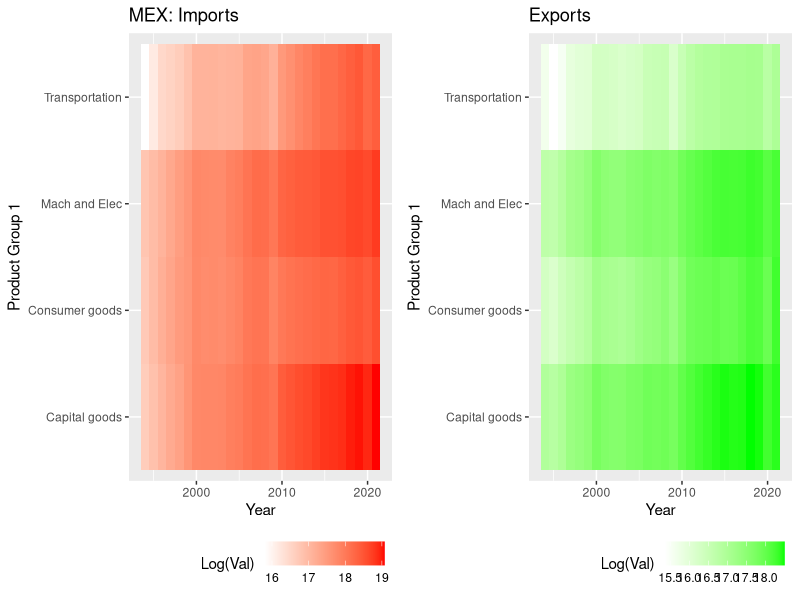
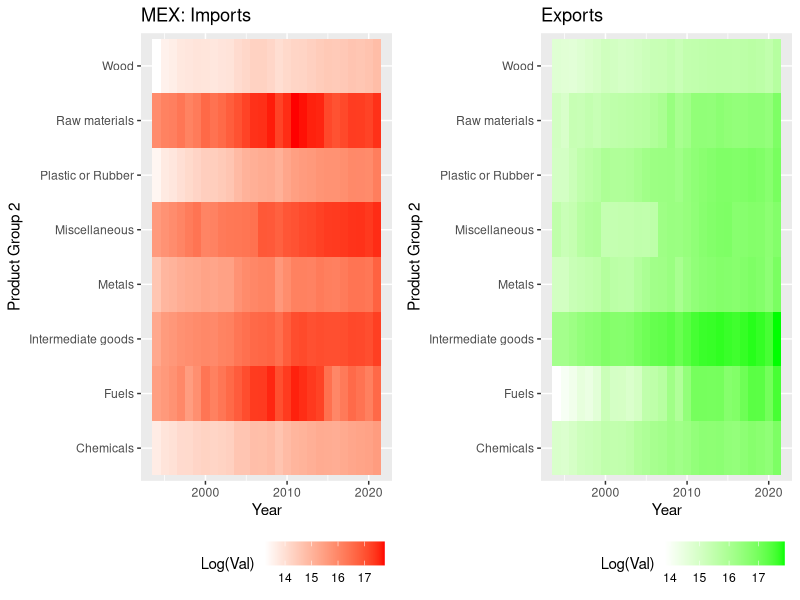
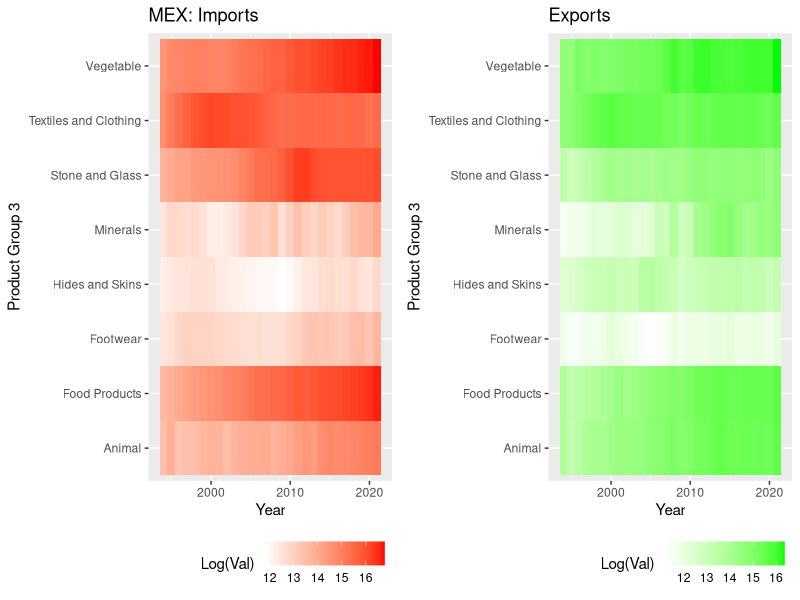
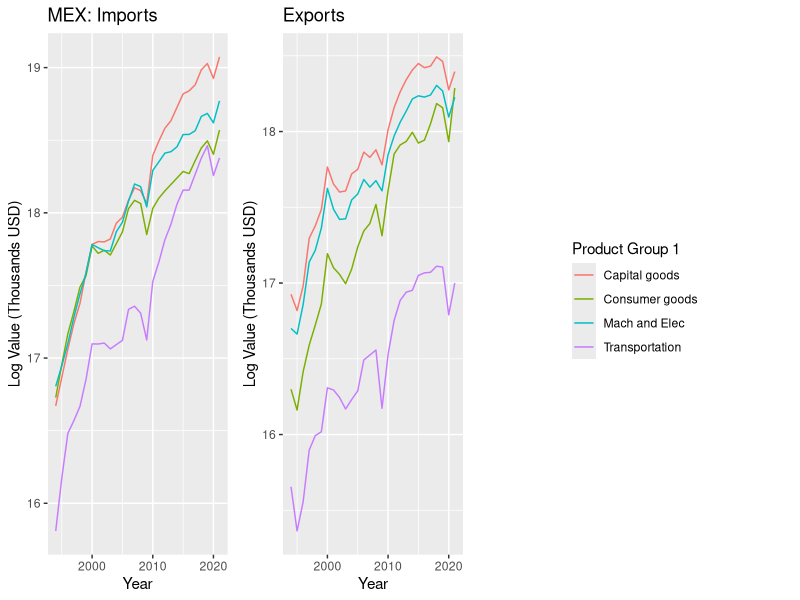
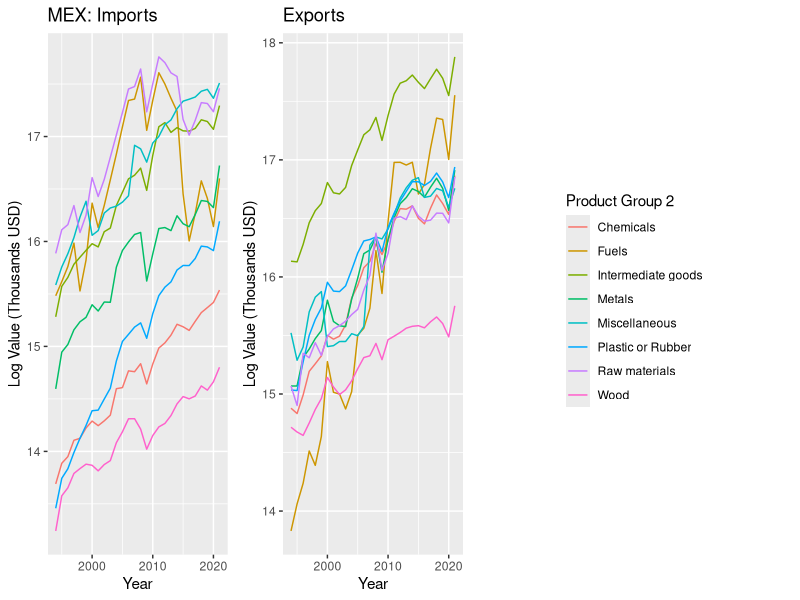
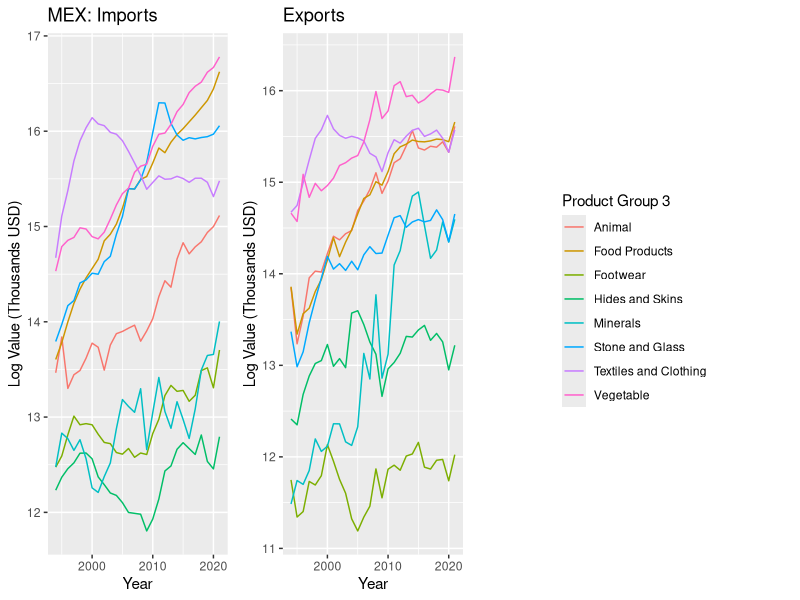
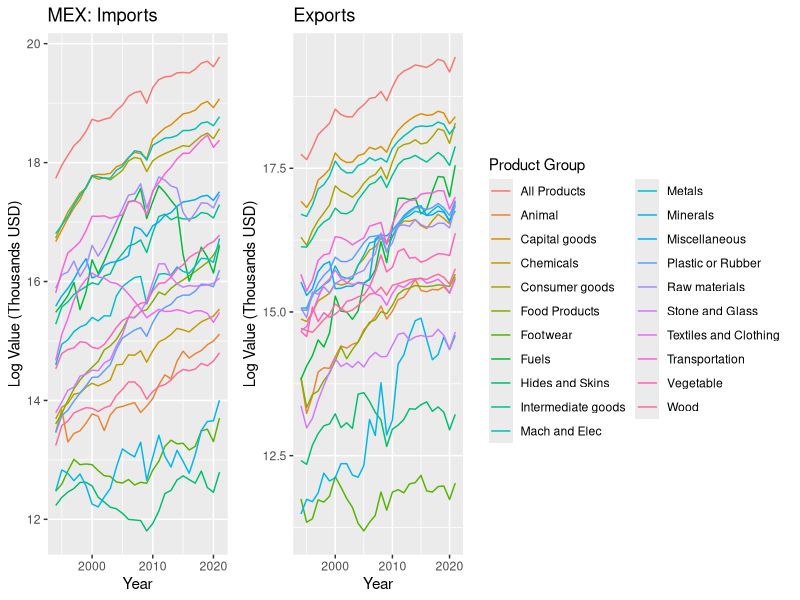
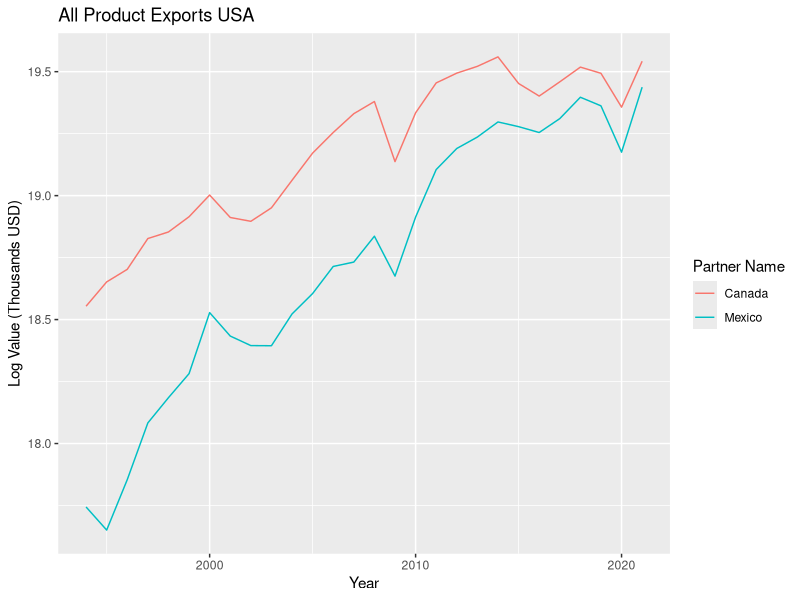

These figures' R source, in order:
#Bring in required libraries.
rm(list=ls())
library(readr)
library(tidyverse)
library(tidyr)
library(stringr)
library(dplyr)
library(ggplot2)
library(cowplot)
options(knitr.kable.N = Inf, knitr.kable.longtable = TRUE)
#Data Cleaning Process:
#Data was converted from .xls to .csv.
######################################################
#Data Read Ins:
CAN_exp = read_csv("CAN_exp.csv") 
CAN_imp = read_csv("CAN_Imp.csv") 
MEX_exp = read_csv("MEX_exp.csv") 
MEX_imp = read_csv("MEX_imp.csv") 

#############################################################
#CANADA wrangle:
#Turning my data sets long and setting the Primary Key as year being the columns, which will now be rows instead so we also create a value column.
CAN_exp_long = gather(CAN_exp, key = "Year", value = "Value", -`Reporter Name`, -`Partner Name`, -`Trade Flow`, -`Product Group`, -`Indicator`)
CAN_imp_long = gather(CAN_imp, key = "Year", value = "Value", -`Reporter Name`, -`Partner Name`, -`Trade Flow`, -`Product Group`, -`Indicator`)

#merging my long export and import data sets for Canada using bind_rows instead of column_bind since this is long. We turned our years 1991-2021 as our obs. 
tidy_CAN_data = bind_rows(CAN_exp_long, CAN_imp_long)

#########################################################################################
#MEXICO wrangle: Exact same process as above. 

MEX_exp_long = gather(MEX_exp, key = "Year", value = "Value", -`Reporter Name`, -`Partner Name`, -`Trade Flow`, -`Product Group`, -`Indicator`)
MEX_imp_long = gather(MEX_imp, key = "Year", value = "Value", -`Reporter Name`, -`Partner Name`, -`Trade Flow`, -`Product Group`, -`Indicator`)

tidy_MEX_data = bind_rows(MEX_exp_long, MEX_imp_long)

###############################################################################################
#Final merging of data sets:

trade_volume_df = bind_rows(tidy_CAN_data, tidy_MEX_data)

##################################################################################################
#Make sure final data frame is tidy and has no corrupt, garbage, NA's, or need for transformations 

sum(is.na(trade_volume_df)) #No NA Values
str(trade_volume_df) #From Conversions we should turn year into numeric from char, all my categorical variables should also be converted to factors and their corresponding levels 

trade_volume_df$Year = as.numeric(trade_volume_df$Year)
trade_volume_df$`Partner Name` <- as.factor(trade_volume_df$`Partner Name`)
trade_volume_df$`Trade Flow` <- as.factor(trade_volume_df$`Trade Flow`)
trade_volume_df$`Product Group` <- as.factor(trade_volume_df$`Product Group`)

# Remove the Indicator column
trade_volume_df <- trade_volume_df %>% select(-`Indicator`)

#arrange my final data set column order
trade_volume_df <- trade_volume_df %>%
  select(`Reporter Name`, `Year`, `Partner Name`, `Trade Flow`, `Product Group`, Value)


# Convert Value from Thousands in USD to log(Thousands In USD)

trade_volume_df$Value <- log(trade_volume_df$Value)

str(trade_volume_df)

save(trade_volume_df, file = "trade_volume_data.RData")
#Now in Billions of USD

summary_stats <- trade_volume_df %>%
  group_by(`Product Group`) %>%
  summarize(
    Max_Value = max(Value),
    Min_Value = min(Value),
    mean_value = mean(Value),
    sd_value = sd(Value)
  )  %>%
  arrange(desc(mean_value))

#Visualization 1

knitr::kable(summary_stats)

#I was thinking of removing some Product Group members but I rather group them then remove them now that I think about it. Ill most likely do this in the next step for the project. I think I plan on making 3 groups of 7 from the 21. 

#product_groups_to_remove <- c("Footwear", "Hides and Skins", "Animal", "Minerals", "Miscellaneous", "Stone and Glass")
# Remove rows with specified Product Groups
#trade_volume_df <- trade_volume_df %>%
# filter(!`Product Group` %in% product_groups_to_remove)


group_1 <- c("Capital goods", "Consumer goods", "Mach and Elec", "Transportation")

group_2 <- c("Intermediate goods", "Fuels", "Raw materials", "Miscellaneous", "Metals", "Chemicals", "Plastic or Rubber","Wood")

group_3 <- c("Vegetable", "Food Products", "Stone and Glass", "Textiles and Clothing", "Animal", "Minerals","Hides and Skins", "Footwear")

group1_df <- trade_volume_df[trade_volume_df$`Product Group` %in% group_1, ]

group2_df <- trade_volume_df[trade_volume_df$`Product Group` %in% group_2, ]

group3_df <- trade_volume_df[trade_volume_df$`Product Group` %in% group_3, ]


################################################################################################
#Explore: 
#Group 1
g1mexico_data_imp <- group1_df %>%  
  filter(`Partner Name` == "Mexico", `Trade Flow` == "Import")

g1mexico_data_exp <- group1_df %>%  
  filter(`Partner Name` == "Mexico", `Trade Flow` == "Export")

g1canda_data_imp <- group1_df %>%   
  filter(`Partner Name` == "Canada",  `Trade Flow` == "Import")

g1canda_data_exp <- group1_df %>%  
  filter(`Partner Name` == "Canada",  `Trade Flow` == "Export")

#Group 2

g2mexico_data_imp <- group2_df %>%  
  filter(`Partner Name` == "Mexico", `Trade Flow` == "Import")

g2mexico_data_exp <- group2_df %>%  
  filter(`Partner Name` == "Mexico", `Trade Flow` == "Export")

g2canda_data_imp <- group2_df %>%   
  filter(`Partner Name` == "Canada",  `Trade Flow` == "Import")

g2canda_data_exp <- group2_df %>%  
  filter(`Partner Name` == "Canada",  `Trade Flow` == "Export")

#Group 3

g3mexico_data_imp <- group3_df %>%  
  filter(`Partner Name` == "Mexico", `Trade Flow` == "Import")

g3mexico_data_exp <- group3_df %>%  
  filter(`Partner Name` == "Mexico", `Trade Flow` == "Export")

g3canda_data_imp <- group3_df %>%   
  filter(`Partner Name` == "Canada",  `Trade Flow` == "Import")

g3canda_data_exp <- group3_df %>%  
  filter(`Partner Name` == "Canada",  `Trade Flow` == "Export")

#All kept

g4mexico_data_imp <- trade_volume_df %>%  
  filter(`Partner Name` == "Mexico", `Trade Flow` == "Import")

g4mexico_data_exp <- trade_volume_df %>%  
  filter(`Partner Name` == "Mexico", `Trade Flow` == "Export")

g4canda_data_imp <- trade_volume_df %>%   
  filter(`Partner Name` == "Canada",  `Trade Flow` == "Import")

g4canda_data_exp <- trade_volume_df %>%  
  filter(`Partner Name` == "canada",  `Trade Flow` == "Export")




#MEX_PG_imp <- ggplot(mexico_data_imp, aes(x = Year, y = `Product Group`, fill = log(Value))) +
# geom_tile() +
#scale_fill_gradient(low = "white", high = "red") +  # Adjust the color scale as needed
#labs(title = "MEX: Imports", x = "Year", y = "Product Group", fill = "Value (Millions USD)") +
#theme(legend.position = "none") 

#MEX_PG_exp <- ggplot(mexico_data_exp, aes(x = Year, y = `Product Group`, fill = log(Value))) +
# geom_tile() +
# scale_fill_gradient(low = "white", high = "green") +  # Adjust the color scale as needed
# labs(title = "Exports", x = "Year", y = "Product Group", fill = "Value (Millions USD)") +
#theme(legend.position = "none") 

#Group 1 Heat Map

g1MEX_PG_imp <- ggplot(g1mexico_data_imp, aes(x = Year, y = `Product Group`, fill = Value)) +
  geom_tile() +
  scale_fill_gradient(low = "white", high = "red") +  # Adjust the color scale as needed
  labs(title = "MEX: Imports", x = "Year", y = "Product Group 1", fill = "Log(Val)") +
  theme(legend.position = "bottom", legend.justification = "right")

g1MEX_PG_exp <- ggplot(g1mexico_data_exp, aes(x = Year, y = `Product Group`, fill = Value)) +
  geom_tile() +
  scale_fill_gradient(low = "white", high = "green") +  # Adjust the color scale as needed
  labs(title = "Exports", x = "Year", y = "Product Group 1", fill = "Log(Val)") + 
  theme(legend.position = "bottom", legend.justification = "right")

g1combined_heatmaps_MEX <- plot_grid(g1MEX_PG_imp, g1MEX_PG_exp, ncol = 2, align = "h", axis = "tb")

#Group 2 Heat Map

g2MEX_PG_imp <- ggplot(g2mexico_data_imp, aes(x = Year, y = `Product Group`, fill = Value)) +
  geom_tile() +
  scale_fill_gradient(low = "white", high = "red") +  # Adjust the color scale as needed
  labs(title = "MEX: Imports", x = "Year", y = "Product Group 2", fill = "Log(Val)") + 
  theme(legend.position = "bottom", legend.justification = "right")

g2MEX_PG_exp <- ggplot(g2mexico_data_exp, aes(x = Year, y = `Product Group`, fill = Value)) +
  geom_tile() +
  scale_fill_gradient(low = "white", high = "green") +  # Adjust the color scale as needed
  labs(title = "Exports", x = "Year", y = "Product Group 2", fill = "Log(Val)") +
  theme(legend.position = "bottom", legend.justification = "right")

g2combined_heatmaps_MEX <- plot_grid(g2MEX_PG_imp, g2MEX_PG_exp, ncol = 2, align = "h", axis = "tb")


#Group 3 Heat Map

g3MEX_PG_imp <- ggplot(g3mexico_data_imp, aes(x = Year, y = `Product Group`, fill = Value)) +
  geom_tile() +
  scale_fill_gradient(low = "white", high = "red") +  # Adjust the color scale as needed
  labs(title = "MEX: Imports", x = "Year", y = "Product Group 3", fill = "Log(Val)") + 
  theme(legend.position = "bottom", legend.justification = "right")

g3MEX_PG_exp <- ggplot(g3mexico_data_exp, aes(x = Year, y = `Product Group`, fill = Value)) +
  geom_tile() +
  scale_fill_gradient(low = "white", high = "green") +  # Adjust the color scale as needed
  labs(title = "Exports", x = "Year", y = "Product Group 3", fill = "Log(Val)") +
  theme(legend.position = "bottom", legend.justification = "right")

g3combined_heatmaps_MEX <- plot_grid(g3MEX_PG_imp, g3MEX_PG_exp, ncol = 2, align = "h", axis = "tb")

# Add a common legend to g1 g2 and g3 combined_heatmaps_MEX

#Visualization 2


g1combined_heatmaps_MEX + theme(legend.position = "bottom", legend.justification = "right")

g2combined_heatmaps_MEX + theme(legend.position = "bottom", legend.justification = "right")

g3combined_heatmaps_MEX + theme(legend.position = "bottom", legend.justification = "right")



###########################
#Explore:
#Group 1
g1MEX_PG_imp2 <- ggplot(g1mexico_data_imp, aes(x = Year, y = as.numeric(Value), color = `Product Group`)) +
  geom_line() +
  labs(title = "MEX: Imports",x = "Year", y = "Log Value (Thousands USD)", color = "Product Group 1") +
  theme(legend.position = "right")

g1MEX_PG_exp2 <- ggplot(g1mexico_data_exp, aes( x = Year, y = as.numeric(Value), color = `Product Group`)) +
  geom_line() +
  labs(title = "Exports", x = "Year", y = "Log Value (Thousands USD)", color = "Product Group 1") +
  theme(legend.position = "right")

g1combined_line_plots_MEX <- plot_grid(g1MEX_PG_imp2 + theme(legend.position = "none"),
                                       g1MEX_PG_exp2 + theme(legend.position = "none"),
                                       ncol = 2, align = "h", axis = "tb")

g1legend_MEX <- get_legend(g1MEX_PG_imp2 + theme(legend.position = "right"))
g1combined_line_plots_MEX <- cowplot::plot_grid(
  g1combined_line_plots_MEX, 
  g1legend_MEX, 
  ncol = 2, 
  align = "v", 
  rel_widths = c(2, 1.4)
)

#Group 2

g2MEX_PG_imp2 <- ggplot(g2mexico_data_imp, aes(x = Year, y = as.numeric(Value), color = `Product Group`)) +
  geom_line() +
  labs(title = "MEX: Imports",x = "Year", y = "Log Value (Thousands USD)", color = "Product Group 2") +
  theme(legend.position = "right")

g2MEX_PG_exp2 <- ggplot(g2mexico_data_exp, aes( x = Year, y = as.numeric(Value), color = `Product Group`)) +
  geom_line() +
  labs(title = "Exports", x = "Year", y = "Log Value (Thousands USD)", color = "Product Group 2") +
  theme(legend.position = "right")

g2combined_line_plots_MEX <- plot_grid(g2MEX_PG_imp2 + theme(legend.position = "none"),
                                       g2MEX_PG_exp2 + theme(legend.position = "none"),
                                       ncol = 2, align = "h", axis = "tb")

g2legend_MEX <- get_legend(g2MEX_PG_imp2 + theme(legend.position = "right"))
g2combined_line_plots_MEX <- cowplot::plot_grid(
  g2combined_line_plots_MEX, 
  g2legend_MEX, 
  ncol = 2, 
  align = "v", 
  rel_widths = c(2, 1.4)
)



#Group 3

g3MEX_PG_imp2 <- ggplot(g3mexico_data_imp, aes(x = Year, y = as.numeric(Value), color = `Product Group`)) +
  geom_line() +
  labs(title = "MEX: Imports",x = "Year", y = "Log Value (Thousands USD)", color = "Product Group 3") +
  theme(legend.position = "right")

g3MEX_PG_exp2 <- ggplot(g3mexico_data_exp, aes( x = Year, y = as.numeric(Value), color = `Product Group`)) +
  geom_line() +
  labs(title = "Exports", x = "Year", y = "Log Value (Thousands USD)", color = "Product Group 3") +
  theme(legend.position = "right")

g3combined_line_plots_MEX <- plot_grid(g3MEX_PG_imp2 + theme(legend.position = "none"),
                                       g3MEX_PG_exp2 + theme(legend.position = "none"),
                                       ncol = 2, align = "h", axis = "tb")

g3legend_MEX <- get_legend(g3MEX_PG_imp2 + theme(legend.position = "right"))
g3combined_line_plots_MEX <- cowplot::plot_grid(
  g3combined_line_plots_MEX, 
  g3legend_MEX, 
  ncol = 2, 
  align = "v", 
  rel_widths = c(2, 1.4)
)

#All Logged


g4MEX_PG_imp2 <- ggplot(g4mexico_data_imp, aes(x = Year, y = as.numeric(Value), color = `Product Group`)) +
  geom_line() +
  labs(title = "MEX: Imports",x = "Year", y = "Log Value (Thousands USD)", color = "Product Group") +
  theme(legend.position = "right")

g4MEX_PG_exp2 <- ggplot(g4mexico_data_exp, aes( x = Year, y = as.numeric(Value), color = `Product Group`)) +
  geom_line() +
  labs(title = "Exports", x = "Year", y = "Log Value (Thousands USD)", color = "Product Group") +
  theme(legend.position = "right")

g4combined_line_plots_MEX <- plot_grid(g4MEX_PG_imp2 + theme(legend.position = "none"),
                                       g4MEX_PG_exp2 + theme(legend.position = "none"),
                                       ncol = 2, align = "h", axis = "tb")

g4legend_MEX <- get_legend(g4MEX_PG_imp2 + theme(legend.position = "right"))
g4combined_line_plots_MEX <- cowplot::plot_grid(
  g4combined_line_plots_MEX, 
  g4legend_MEX, 
  ncol = 2, 
  align = "v", 
  rel_widths = c(2, 1.4)
)



#Visualization 3

g1combined_line_plots_MEX

g2combined_line_plots_MEX

g3combined_line_plots_MEX

g4combined_line_plots_MEX

#######################################################################################################
#Explore:

All_prod_exp = ggplot(trade_volume_df |> filter(`Product Group` == "All Products", `Trade Flow` == "Export"), aes(x= Year, y = Value, color = `Partner Name`)) + geom_line() + labs(title = "All Product Exports USA", x = "Year", y = "Log Value (Thousands USD)")

#Visualization 4

All_prod_exp

summary_stats$`Product Group`
summary_stats$mean_value

#--#

num_beg <- max(trade_volume_df$Value[trade_volume_df$`Partner Name` == "Mexico" & trade_volume_df$Year == 1994 & trade_volume_df$`Trade Flow` == "Export" & trade_volume_df$`Product Group` == "All Products"])
num_end <- max(trade_volume_df$Value[trade_volume_df$`Partner Name` == "Mexico" & trade_volume_df$Year == 2020 & trade_volume_df$`Trade Flow` == "Export" & trade_volume_df$`Product Group` == "All Products"])

percent_increase <- ((num_end / num_beg)) * 100
percent_increase